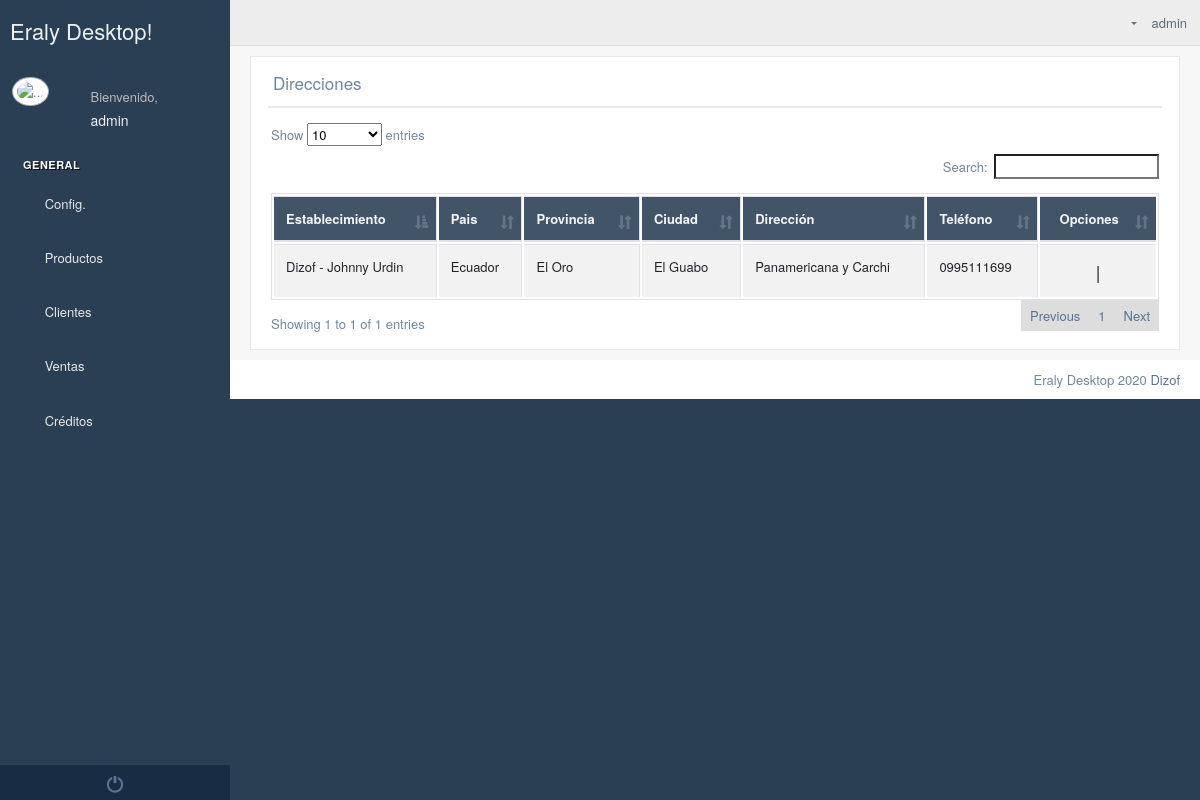
The page /directions/ (signed in) on the database its author committed.
### Empresa/models.py (models this page shows, shortened)
class Direccion(models.Model):
    establecimiento=models.ForeignKey(Establecimiento,on_delete=models.CASCADE,null=True)
    ciudad=models.ForeignKey(Ciudad,on_delete=models.CASCADE,null=True,blank=True)
    direccion = models.CharField(max_length=60,null=True)
    telefono = models.CharField(max_length=10,blank=True)

class Establecimiento(models.Model):
    logo=models.ImageField(upload_to="logos/establecimientos",null=True,blank=True)
    banner=models.ImageField(upload_to="banner/establecimientos",null=True,blank=True)
    pie_pagina=models.ImageField(upload_to="pie/establecimientos",null=True,blank=True)
    cabecera_tienda=models.ImageField(upload_to="logos/tienda",null=True,blank=True)
    usuario=models.ForeignKey(User,on_delete=models.CASCADE)
    ruc=models.CharField(max_length=13)
    nombreComercial=models.CharField(max_length=60)
    representateLegal=models.CharField(max_length=60)
    slug = models.SlugField(max_length=255, unique=True, blank=True)
    descripcion = RichTextUploadingField(null=True, blank=True)
    ubicacion_gps = models.CharField(max_length=300,null=True,blank=True)
    correo_electronico=models.EmailField(max_length=600,null=True,blank=True)
    web=models.CharField(max_length=400,null=True,blank=True)
    facebook=models.CharField(max_length=400,null=True,blank=True)
    instagram=models.CharField(max_length=400, null=True, blank=True)
    youtube = models.CharField(max_length=400,null=True,blank=True)

### Home/models.py (models this page shows)
class Ciudad(models.Model):
    provincia=models.ForeignKey(Provincia,on_delete=models.CASCADE)
    nombre = models.CharField(max_length=60)
    def __str__(self):
        return self.nombre

class Provincia(models.Model):
    pais=models.ForeignKey(Pais,on_delete=models.CASCADE)
    nombre=models.CharField(max_length=60)
    def __str__(self):
        return self.nombre

class Pais(models.Model):
    nombre=models.CharField(max_length=60)
    def __str__(self):
        return self.nombre

### Empresa/views.py (the view)
# urls.py: path("directions/",direcciones),
def direcciones(request):
    contexto={
       "direcciones":Direccion.objects.filter(establecimiento__usuario=request.user),
        "provincias":Provincia.objects.all(),
    }
    return render(request, "empresa/direcciones.html",contexto)

### templates/empresa/direcciones.html (shortened to what this page needs)
{% extends 'Home/index2.html' %}
{% block contenido_index %}
    {%  load static %}
    <div class="">
        <div class="row">
            <div class="col-md-12 col-sm-12 ">
                <div class="x_panel">
                    <div class="x_title">
                        <h2>Direcciones <small>de establecimientos</small></h2>
                        <div class="clearfix"></div>
                    </div>
                    <div class="x_content">
                        <div class="row">
                            <div class="col-sm-12">
                                <div class="card-box table-responsive">
                                    <table id="datatable" class="table table-striped table-bordered" style="width:100%">
                                        <thead style="background-color: #415468; color: whitesmoke">
                                        <tr>
                                            <th>Establecimiento</th>
                                            <th>Pais</th>
                                            <th>Provincia</th>
                                            <th>Ciudad</th>
                                            <th>Dirección</th>
                                            <th>Teléfono</th>
                                            <th style="text-align: center">Opciones</th>
                                        </tr>
                                        </thead>
                                        <tbody>
                                        {% for direccion in direcciones %}
                                            <tr>
                                                <td>{{ direccion.establecimiento.nombreComercial }}
                                                    - {{ direccion.establecimiento.representateLegal }}</td>
                                                <td>{{ direccion.ciudad.provincia.pais }}</td>
                                                <td>{{ direccion.ciudad.provincia }}</td>
                                                <td>{{ direccion.ciudad }}</td>
                                                <td>{{ direccion.direccion }}</td>
                                                <td>{{ direccion.telefono }}</td>
                                                <td style="text-align: center; font-size: 18px">
                                                    <a href="#" data-id="{{ direccion.id }}" data-ciudad="{{ direccion.ciudad_id }}" data-direccion="{{ direccion.direccion }}"  data-telefono="{{ direccion.telefono }}" data-toggle="modal" data-target="#modificar" class="text-primary modificar"> <i data-toggle="tooltip"  data-placement="top" title="" data-original-title="Editar" class="fa fa-edit"></i></a>
                                                    <span> | </span>
                                                    <a href="" class="text-danger eliminar" data-id="{{ direccion.id }}" data-toggle="modal" data-target="#eliminar"> <i data-toggle="tooltip"  data-placement="top" title="" data-original-title="Eliminar" class="fa fa-trash"></i></a>
                                                </td>
                                            </tr>
                                        {% endfor %}
                                        </tbody>
                                    </table>
                                </div>
                            </div>
                        </div>
                    </div>
                </div>
            </div>
        </div>
    </div>
{% endblock %}
{% block script_index %}
    <link rel="stylesheet" href="{% static 'select2/css/select2.min.css' %}">
{% endblock %}

### templates/Home/base_html.html (shortened to what this page needs)
<!DOCTYPE html>
{% load static %}
<html lang="en">
<head>
    <link href="{% static '/vendors/datatables.net-bs/css/dataTables.bootstrap.min.css' %}" rel="stylesheet">
    <link href="{% static '/vendors/datatables.net-buttons-bs/css/buttons.bootstrap.min.css' %}" rel="stylesheet">
    <link href="{% static '/vendors/datatables.net-fixedheader-bs/css/fixedHeader.bootstrap.min.css' %}"
          rel="stylesheet">
    <link href="{% static '/vendors/datatables.net-responsive-bs/css/responsive.bootstrap.min.css' %}" rel="stylesheet">
    <link href="{% static '/vendors/datatables.net-scroller-bs/css/scroller.bootstrap.min.css' %}" rel="stylesheet">
    <link href="{% static '/vendors/bootstrap/dist/css/bootstrap.min.css' %}" rel="stylesheet">
    <link href="{% static '/vendors/font-awesome/css/font-awesome.min.css' %}" rel="stylesheet">
    <link href="{% static '/vendors/nprogress/nprogress.css' %}" rel="stylesheet">
    <link href="{% static '/vendors/bootstrap-daterangepicker/daterangepicker.css' %}" rel="stylesheet">
    <link href="{% static '/vendors/iCheck/skins/flat/green.css' %}" rel="stylesheet">
    <link href="{% static '/build/css/custom.min.css' %}" rel="stylesheet">
</head>
<body class="nav-md">
<div class="container body">
    <div class="main_container">
        <div class="col-md-3 left_col">
            <div class="left_col scroll-view">
                <div class="navbar nav_title" style="border: 0;">
                    <a href="/" class="site_title"> <span>Eraly Desktop!</span></a>
                </div>
                <div class="profile clearfix">
                    <div class="profile_pic">
                        <img src="/media/admin-interface/favicon/favicon_eraly.png" alt="..."
                             class="img-circle profile_img">
                    </div>
                    <div class="profile_info">
                        <span>Bienvenido,</span>
                        <h2>{{ request.user }}</h2>
                    </div>
                </div>
                <br/>
                {% block menu %}
                    <div id="sidebar-menu" class="main_menu_side hidden-print main_menu">
                        <div class="menu_section">
                            <h3>General</h3>
                            <ul class="nav side-menu">
                                <li><a><i class="fa fa-home"></i> Config. <span class="fa fa-chevron-down"></span></a>
                                </li>
                            </ul>
                            <ul class="nav side-menu">
                                <li><a><i class="fa fa-product-hunt"></i> Productos <span
                                        class="fa fa-chevron-down"></span></a>
                                </li>
                            </ul>
                        <ul class="nav side-menu">
                                <li><a><i class="fa fa-user-plus"></i> Clientes <span class="fa fa-chevron-down"></span></a>
                                </li>
                            </ul>
                            <ul class="nav side-menu">
                                <li><a><i class="fa fa-file-o"></i> Ventas <span class="fa fa-chevron-down"></span></a>
                                </li>
                            </ul>
                            <ul class="nav side-menu">
                                <li><a><i class="fa fa-file-o"></i> Créditos <span class="fa fa-chevron-down"></span></a>
                                </li>
                            </ul>
                        </div>
                    </div>
                    <div class="sidebar-footer hidden-small">
                        <a data-toggle="tooltip" data-placement="top" title="Logout" href="/logout_/"
                           style="width: 100%">
                            <span class="glyphicon glyphicon-off" aria-hidden="true"></span>
                        </a>
                    </div>
                {% endblock %}
            </div>
        </div>
        <div class="top_nav">
            <div class="nav_menu">
                <div class="nav toggle">
                    <a id="menu_toggle"><i class="fa fa-bars"></i></a>
                </div>
                <nav class="nav navbar-nav">
                    <ul class=" navbar-right">
                        <li class="nav-item dropdown open" style="padding-left: 15px;">
                            <a href="javascript:;" class="user-profile" aria-haspopup="true"
                               id="navbarDropdown" data-toggle="dropdown" aria-expanded="false">
                                {{ request.user.username }}
                            </a>
                        </li>
                        <li role="presentation" class="nav-item dropdown open">
                            <a href="javascript:;" class="dropdown-toggle info-number" id="navbarDropdown1"
                               data-toggle="dropdown" aria-expanded="false">
                                <i class="fa fa-envelope-o"></i>
                            </a>
                        </li>
                    </ul>
                </nav>
            </div>
        </div>
        <div class="right_col" role="main">
            {% block contenido %}{% endblock %}
        </div>
    </div>
    <footer>
        <div class="pull-right">
            Eraly Desktop 2020 <a href="https://colorlib.com">Dizof</a>
        </div>
        <div class="clearfix"></div>
    </footer>
</div>
<link rel="stylesheet" href="{% static 'toastr/toastr.min.css' %}">
{% block script %}
{% endblock %}
</body>
</html>

### rows shown on the page
Direccion: establecimiento.nombreComercial "Dizof", establecimiento.representateLegal "Johnny Urdin", ciudad.provincia.pais "Ecuador", ciudad.provincia "El Oro", ciudad "El Guabo", direccion "Panamericana y Carchi", telefono "0995111699"

### other values the page prints
{{ request.user }} "admin"
{{ request.user.username }} "admin"
